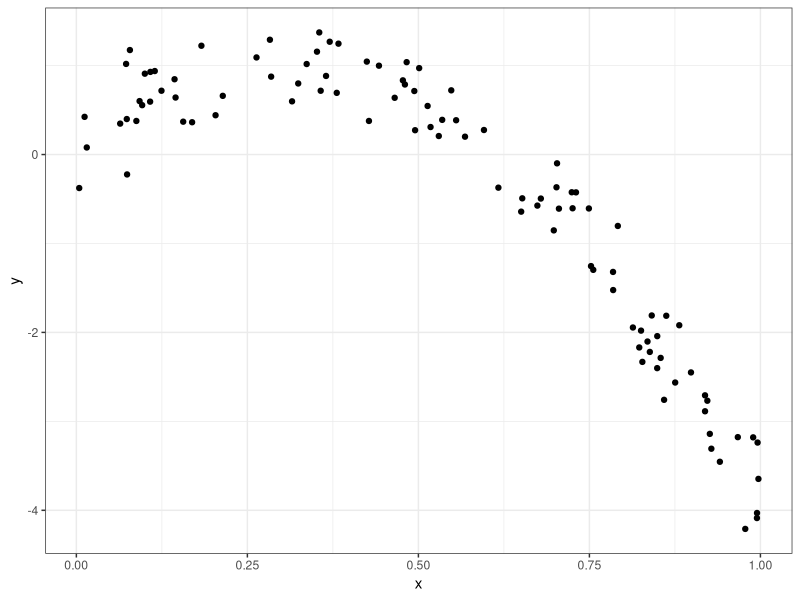
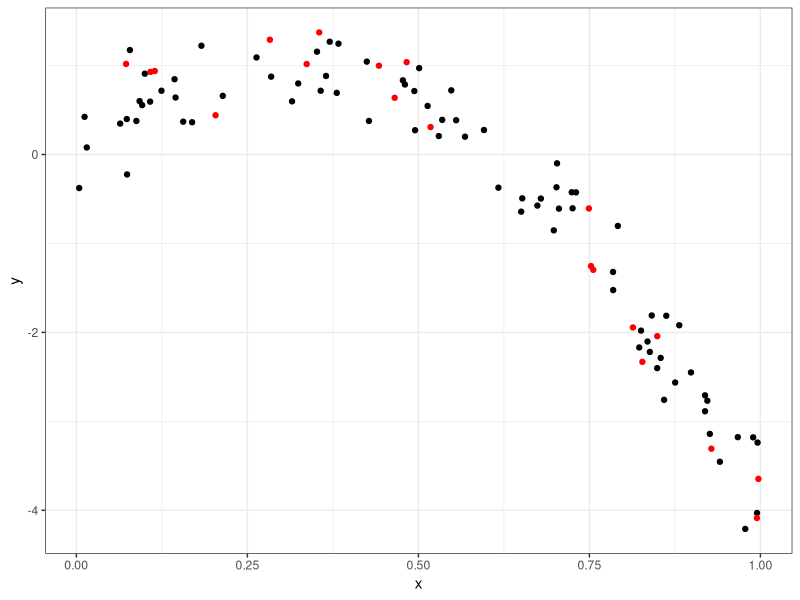
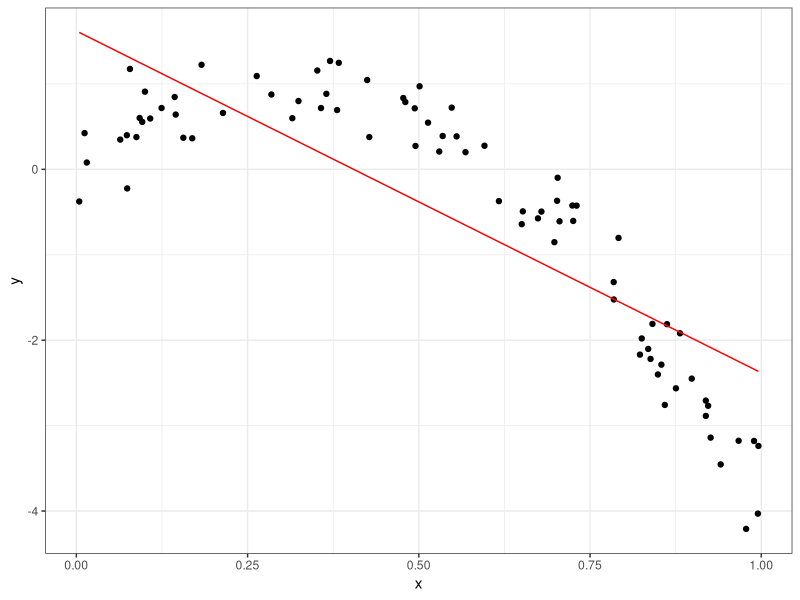
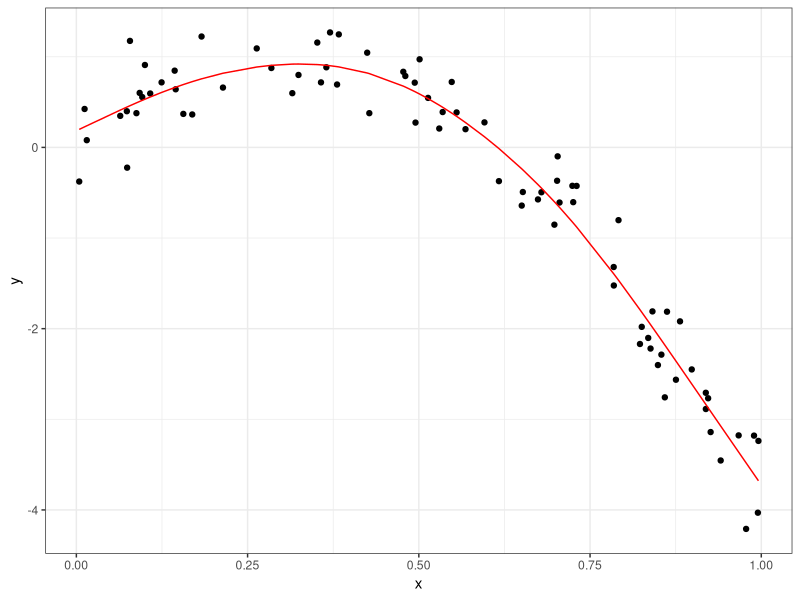
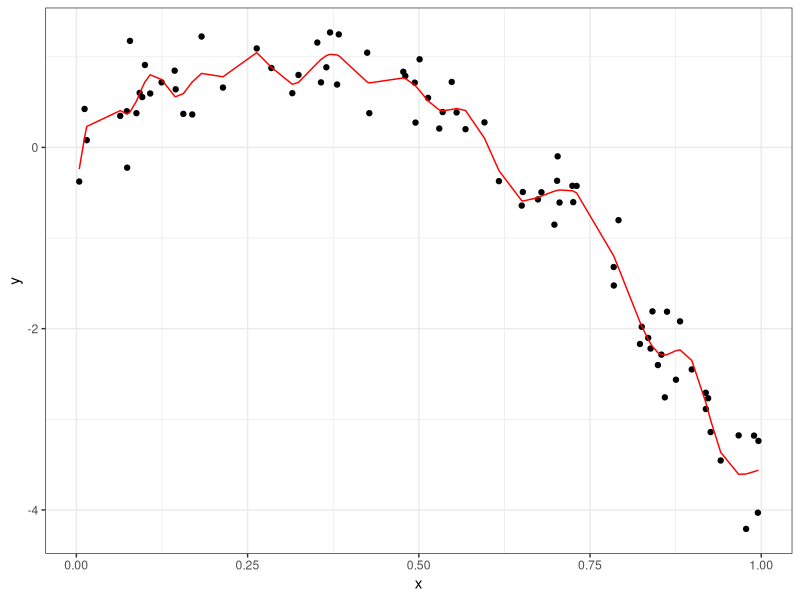

Write R code to recreate these figures, in order.
## ---- chunk 1
# Load packages
library(tidyverse)
library(modelr)
library(mgcv)

# Set default figure options
knitr::opts_chunk$set(
  fig.width = 6,
  out.width = "90%"
)

theme_set(theme_bw() + theme(legend.position = "bottom"))

options(
  ggplot2.continuous.colour = "viridis",
  ggplot2.continuous.fill = "viridis"
)

scale_colour_discrete = scale_colour_viridis_d
scale_fill_discrete = scale_fill_viridis_d
## ---- chunk 2
df_nonlin = 
  tibble(
    id = 1:100,
    x = runif(100, 0, 1),
    y = 1 - 10 * (x - 0.3) ^ 2 + rnorm(100, 0, 0.3)
    
  )
## ---- chunk 3
df_nonlin |> 
  ggplot(aes(x = x, y = y)) + 
  geom_point()
## ---- chunk 4
df_train = df_nonlin |> 
  sample_n(80) |> 
  arrange(id)

df_test = anti_join(
  df_nonlin,
  df_train,
  by = "id"
)
## ---- chunk 5
df_train |> 
  ggplot(aes(x = x, y = y)) +
  geom_point() +
  geom_point(data = df_test, color = "red")
## ---- chunk 6
linear_mod <- df_train |> 
  lm(y ~ x, data = _)

# Do this not quadratic terms??
smooth_mod = df_train |> 
  gam(y ~ s(x), data = _)

# Break this
jagged_mod = df_train |> 
  gam(y ~ s(x, k = 30), sp = 10e-6, data = _)
## ---- chunk 7
df_train |> 
  add_predictions(linear_mod) |> 
  ggplot(aes(x = x, y = y)) +
  geom_point() + 
  geom_line(aes(y = pred), color = "red")
## ---- chunk 8
df_train |> 
  add_predictions(smooth_mod) |> 
  ggplot(aes(x = x, y = y)) +
  geom_point() + 
  geom_line(aes(y = pred), color = "red")
## ---- chunk 9
df_train |> 
  add_predictions(jagged_mod) |> 
  ggplot(aes(x = x, y = y)) +
  geom_point() + 
  geom_line(aes(y = pred), color = "red")
## ---- chunk 10
# Look at rmse of training data
rmse(linear_mod, df_train)
rmse(smooth_mod, df_train)
rmse(jagged_mod, df_train)

# Look at rmse of test data
rmse(linear_mod, df_test)
rmse(smooth_mod, df_test)
rmse(jagged_mod, df_test)

